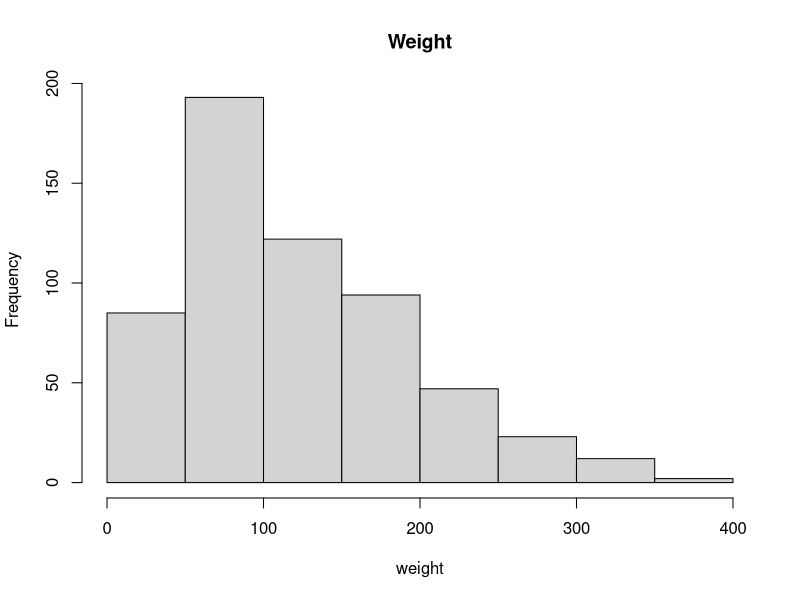
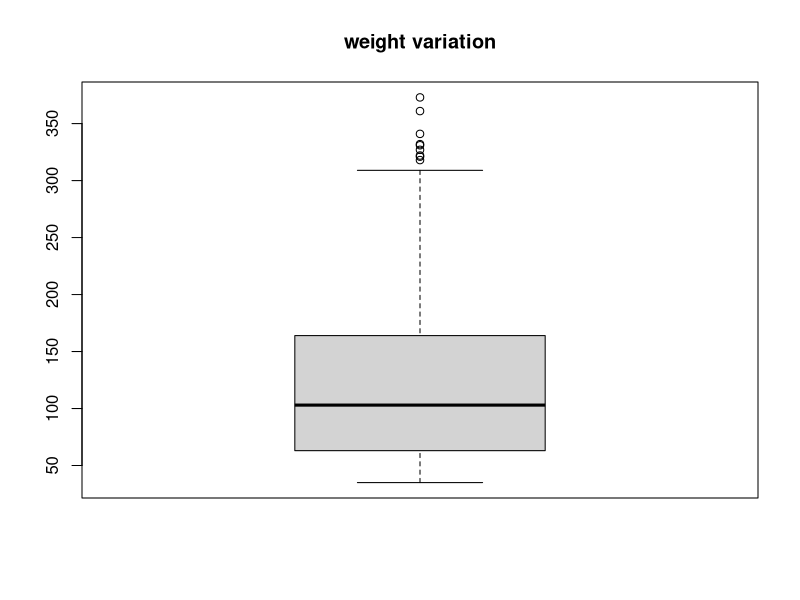

These charts were generated, in order, by the following R code:
#######################################################################
# I am analysing a R Dataset, then I will focus my attention on an ad hoc extracted data set. Both these analysis are carried out using both numerical tools and graphic tools.

# Data loading
data(ChickWeight)

# Basic description with summary()
summary(ChickWeight)

# Showing distribution of weight
hist(ChickWeight$weight, main="Weight",xlab="weight")
# The mode has revealed to be 50-100

# Selecting a subset concerning weight monitoring following the Diet1, called Diet1
Diet1<-subset(ChickWeight,Diet==1,select=c(weight,Diet))

# Again, using summary it is obtained a basic description of the new Diet1 subset
summary(Diet1)

# Calculating mean weight
mean(Diet1$weight)

# Starting analysing variation, range is calculated at first
range(ChickWeight$weight)

# Then, variation is shown by a box plot
boxplot(ChickWeight$weight,main="weight variation")

# std deviation and variance are calculated, and respectively abject for them are created
sd(ChickWeight$weight)
Var<-var(ChickWeight$weight)

# Let's prove if variance is really sd^2
sd(ChickWeight$weight)^2
# Yeah, seems so!

# sd seems complicated, it is chosen to round it to the second decimal digit creating an object called StandardDeviation
StandardDeviation<-round(sd(ChickWeight$weight),digits=2)

# The end.